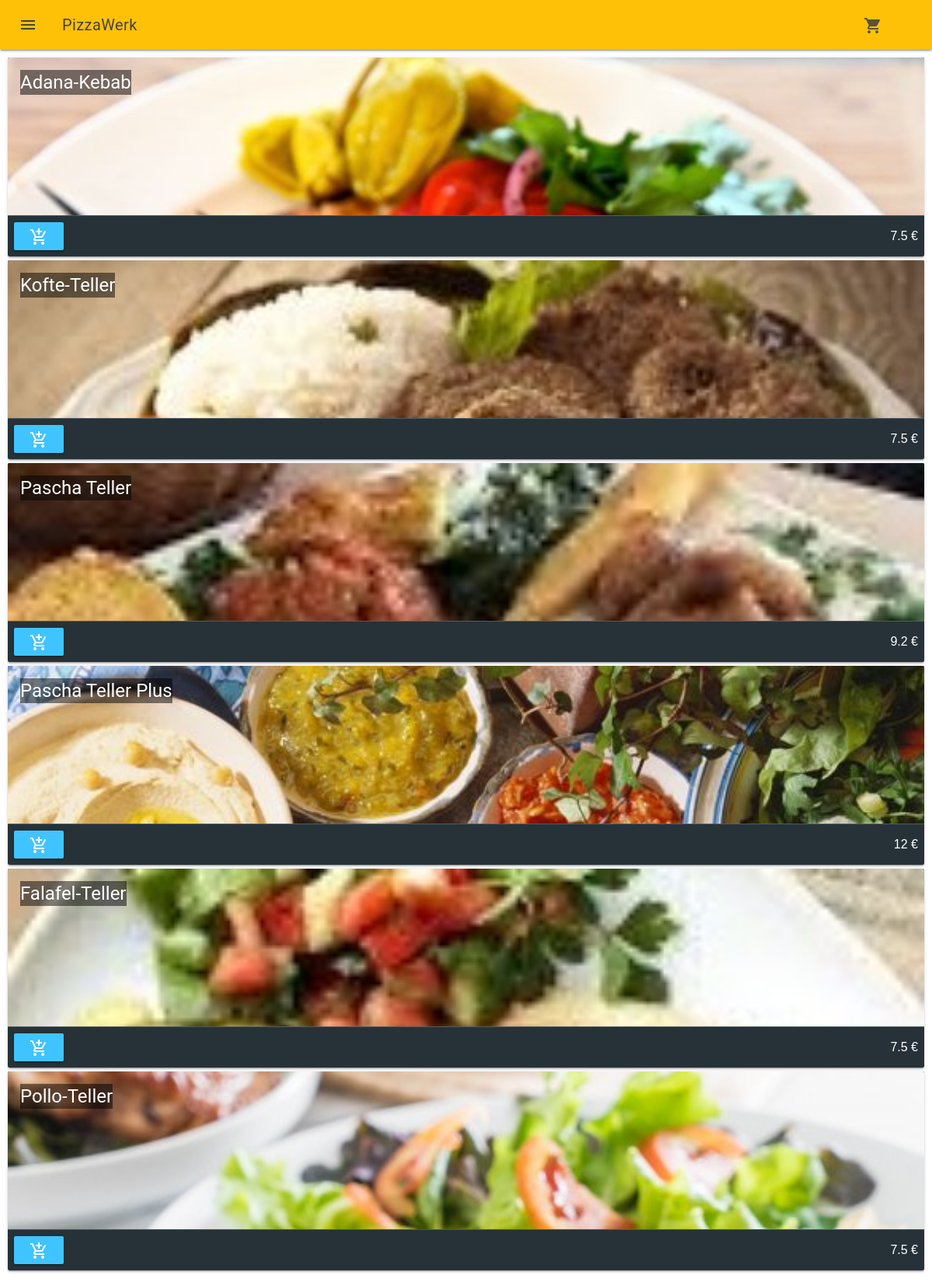
Page /acceuil.php?cid=3 on the committed database.
### tables this page shows
CREATE TABLE `menu` (
	`id`	INTEGER PRIMARY KEY AUTOINCREMENT,
	`id_categorie`	INTEGER,
	`nom`	TEXT,
	`description`	TEXT,
	`prix`	INTEGER,
	`image`	INTEGER
);

### acceuil.php (the view, shortened to what this page needs)
<?php
$dbname =   __DIR__ . '/data/pizzawerk.db';
$file_db = new PDO('sqlite:'.$dbname);
$file_db->exec("pragma synchronous = off;");
 ?>
<!DOCTYPE html>
<html lang="en" dir="ltr">
  <head>
    <link rel="stylesheet" href="mdl/material.min.css">
  </head>
  <body>
<div class="mdl-layout mdl-js-layout mdl-layout--fixed-header">
<?php include 'navbar.php'; ?>
<main class="mdl-layout__content">
  <div class="page-content">
<?php
$condition = "";
if (isset($_GET['cid'])) {
  $condition = " WHERE id_categorie ='".$_GET['cid']."'";
}
$result_one = $file_db->query("SELECT * FROM menu $condition");
foreach($result_one as $row) {
 $image = ($row['image']== ''?'':'style="background:url(\'images/'.$row['image'].'\');background-size:cover"');
 print '<div class="demo-card-event mdl-card mdl-shadow--2dp">';
 print '<div class="mdl-card__title mdl-card--expand" '.$image.'>';
 print '<h4>'.$row['nom'].'</h4> </div>';
 print ' <div class="mdl-card__actions mdl-card--border">';
 print '<button class="mdl-button mdl-js-button mdl-button--raised mdl-js-ripple-effect mdl-button--accent" onclick="ajouterAuPanier('.$row['id'].')"><i class="material-icons">add_shopping_cart</i></button>';
 print  $row['prix'].' €</div></div>';
}
 ?>
  </div>
</main>
</div>

### acceuil.php (style rules this page uses)
.demo-card-event.mdl-card { width: 100%; height: 256px; background: #263238; margin-bottom:5px; }
.demo-card-event > .mdl-card__actions { border-color: rgba(255, 255, 255, 0.2); }
.demo-card-event > .mdl-card__title { align-items: flex-start; }
.demo-card-event > .mdl-card__title > h4 { margin-top: 0; background: rgba(0,0,0,0.5) }
.demo-card-event > .mdl-card__actions { display: flex; box-sizing:border-box; align-items: center; }
.demo-card-event > .mdl-card__title, .demo-card-event > .mdl-card__actions, .demo-card-event > .mdl-card__actions > .mdl-button { color: #fff; }
.page-content { padding:10px }

### rows in the picture
menu: image (picture), nom "Adana-Kebab", prix "7.5"
menu: image (picture), nom "Kofte-Teller", prix "7.5"
menu: image (picture), nom "Pascha Teller", prix "9.2"
menu: image (picture), nom "Pascha Teller Plus", prix "12"
menu: image (picture), nom "Falafel-Teller", prix "7.5"
menu: image (picture), nom "Pollo-Teller", prix "7.5"
